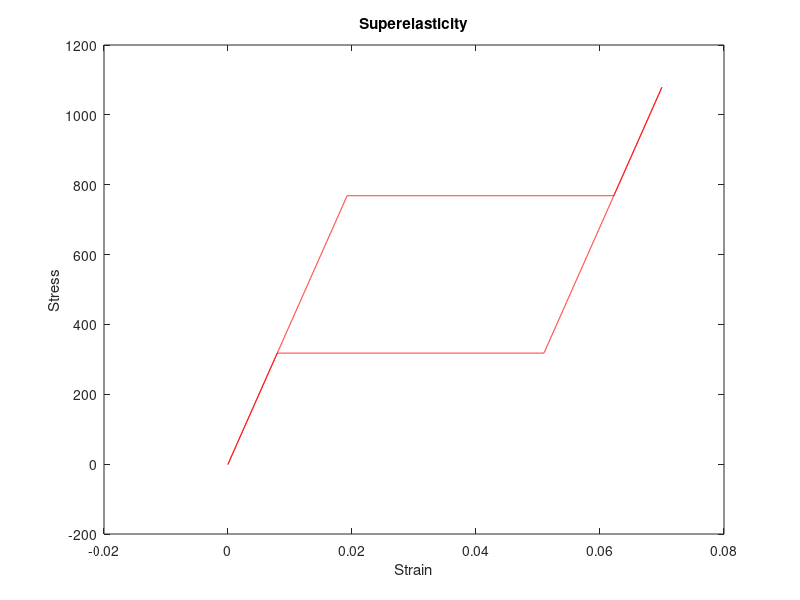

Here is the MATLAB script that generated this plot:
% 1D Phenomenological model for superelasticity
% Name: Senthamilaruvi Moorthy
% Date: 4/3/2015

% Definition of material properties

E = 40000; % Young's Modulus of the material
Tas = 280; % Austenite transformation temperature K
Tms = 220; % Martensitic transormation temperature K
Tt = (Tas + Tms)/2; % Equillibrium temperature K
T = 323; % Test temperature K
L = 80; % Latent heat Mj/m^3
la_dot_0 = 20; % Kinetic coefficient in martensite volume evolution
d_la_c = L*(Tas - Tms)/(Tas + Tms); % Critical driving force for phase transformation

% Initializin3
n = 10000;
s = zeros(n,1); % Tensile Stress
la = zeros(n,1); % Volume fraction of Martensitic transformation
d_la = zeros(n,1); % driving force
e = zeros(n,1); % Strain
em = zeros(n,1); % Martensitic strain
de = 0.000014;
emc = -0.043; % Martensitic compressive
emt = 0.05; % Martensitic tensile
t = (0.00014*n); % total time in seconds
dt = t/n; % time steps


% Program

% compression 

% Elastic predictor
for i = 1:n
    if i == floor(n/2)
        de = -1*de;
    end
    e(i+1) = (e(i)- de);
    s(i+1) = (E*(e(i+1) - la(i)*em(i)));
    % em based on tension/Compression
    if  s(i+1) > 0;
        em(i+1) = emt;
    else
        em(i+1) = emc;
    end
    
    % Calculating driving force
    d_la(i+1) =  s(i+1)*em(i+1) - (L/Tt)*(T - Tt);
    
    % Calculate Martensite volume fraction
    
    % Forward transformation
    
    if d_la(i+1) > d_la_c && la(i) < 1
        la(i+1) = la(i) + la_dot_0*(d_la(i) - d_la_c)*dt;
        
    % Reverse transformation
    
    elseif d_la(i+1) < -d_la_c && la(i) > 0
        la(i+1) = la(i) + la_dot_0*(d_la(i) + d_la_c)*dt;
        
    % No transformation
     
    else 
        la(i+1) = la(i);
    end
    
    % Transformation corrector
    
    s(i+1) = E*(e(i+1) - la(i+1)*em(i+1));
end



% Plotting

plot(-e,-s,'r');
hold on
xlabel('Strain');
ylabel('Stress');
title('Superelasticity');



    
    



